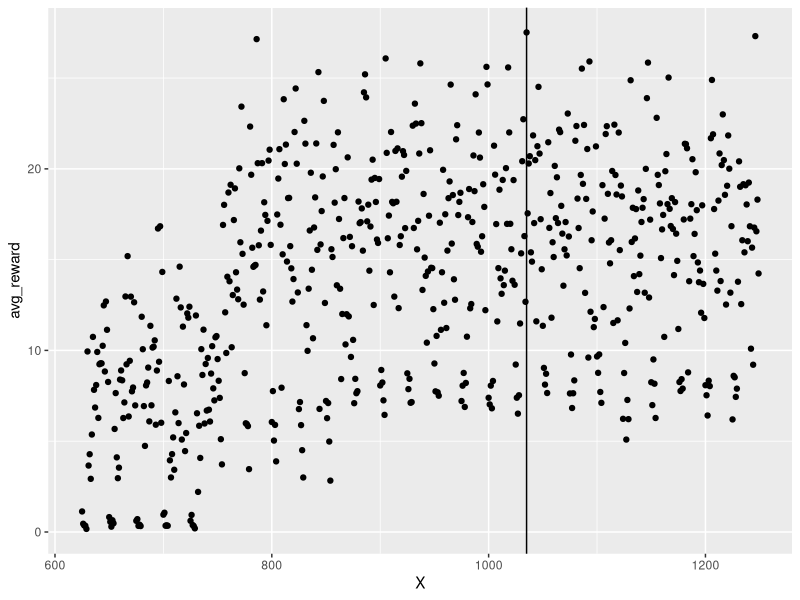

Write the R code that produced this figure.
library(dplyr)
library(ggplot2)

# Load data
df <- read.csv('metrics/grid_rewards.csv')

# Plots
ggplot_data <- df %>% 
    filter(tau == 13)
ggplot(data=ggplot_data) +
    geom_point(aes(x=X, y=avg_reward)) + 
    geom_vline(xintercept = 1035)

# Statistics
high_reward <- df %>% 
    arrange(desc(avg_reward))

high_reward[seq(10),] %>% filter(tau == 13)

# Best parameters
# tau = 13
# kappa = 1000
# beta = 0.0025
# sigma = 5.25
# delta_t <= 2
